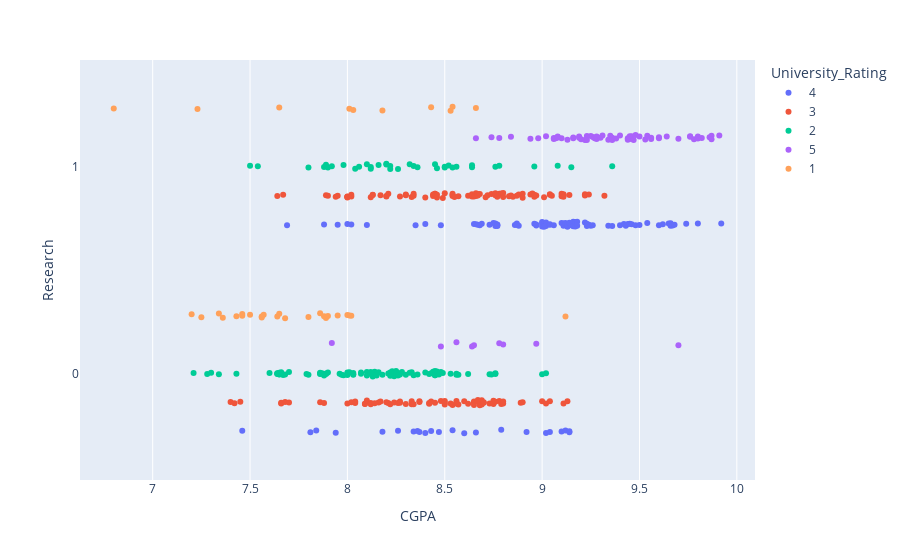

Notebook source saved alongside this figure:
### Code cell
px.strip(data, x="CGPA", y="Research", orientation="h", color="University_Rating")

### Figure 1 — Plotly figure (JSON) as saved in the notebook; plotly's stock layout.template omitted (floating-point values rounded to 4 significant figures; data arrays with more than 128 entries replaced by an {"elided": "..."} marker saying what was removed)
{"data": [{"alignmentgroup": "True", "boxpoints": "all", "fillcolor": "rgba(255,255,255,0)", "hoveron": "points", "hovertemplate": "University_Rating=4<br>CGPA=%{x}<br>Research=%{y}<extra></extra>", "legendgroup": "4", "line": {"color": "rgba(255,255,255,0)"}, "marker": {"color": "#636efa"}, "name": "4", "offsetgroup": "4", "orientation": "h", "pointpos": 0, "showlegend": true, "type": "box", "x": [9.65, 8.87, 9, 9.1, 8.4, 9.4, 9.1, 8.4, 8, 8.1, 8.92, 9.16, 9.04, 9.5, 8.66, 8.76, 7.84, 9.24, 9.18, 9.46, 8.68, 9.04, 7.46, 8.36, 8.47, 8.77, 9.92, 9.8, 9.43, 9.01, 9.13, 9.23, 8.97, 8.87, 9.16, 9.11, 9.06, 9.14, 9.66, 9.42, 9.26, 9.13, 8.97, 8.79, 9.01, 9.17, 9.02, 9.68, 9.12, 8.37, 8.76, 9.34, 9.14, 8.34, 9.66, 9.02, 9, 8.6, 9.18, 9, 8.69, 8.77, 8.65, 9.11, 8.67, 9.54, 9.17, 9.62, 9.15, 9.74, 9.12, 9.23, 9.45, 9.66, 9.23, 8.02, 7.88, 8.35, 8.75, 9.02, 9.22, 8.54, 9.44, 9.67, 8.86, 9.25, 9.6, 9.36, 8.66, 7.94, 8.26, 8.73, 8.88, 9.16, 9.48, 7.95, 8.18, 8.96, 8.48, 8.77, 9.14, 7.81, 7.69, 8.43, 9.04], "x0": " ", "xaxis": "x", "y": [1, 1, 1, 1, 0, 1, 0, 1, 1, 1, 0, 1, 1, 1, 0, 1, 0, 1, 1, 1, 1, 1, 0, 0, 0, 1, 1, 1, 1, 1, 1, 1, 1, 1, 1, 1, 1, 1, 1, 1, 1, 1, 1, 0, 1, 1, 1, 1, 0, 0, 1, 1, 0, 0, 1, 0, 1, 0, 1, 1, 1, 1, 1, 1, 1, 1, 1, 1, 1, 1, 1, 1, 1, 1, 1, 1, 1, 1, 1, 1, 1, 0, 1, 1, 1, 1, 1, 1, 1, 0, 0, 1, 1, 1, 1, 1, 0, 1, 1, 1, 0, 0, 1, 0, 0], "y0": " ", "yaxis": "y"}, {"alignmentgroup": "True", "boxpoints": "all", "fillcolor": "rgba(255,255,255,0)", "hoveron": "points", "hovertemplate": "University_Rating=3<br>CGPA=%{x}<br>Research=%{y}<extra></extra>", "legendgroup": "3", "line": {"color": "rgba(255,255,255,0)"}, "marker": {"color": "#EF553B"}, "name": "3", "offsetgroup": "3", "orientation": "h", "pointpos": 0, "showlegend": true, "type": "box", "x": {"elided": "162 float values"}, "x0": " ", "xaxis": "x", "y": {"elided": "162 int values"}, "y0": " ", "yaxis": "y"}, {"alignmentgroup": "True", "boxpoints": "all", "fillcolor": "rgba(255,255,255,0)", "hoveron": "points", "hovertemplate": "University_Rating=2<br>CGPA=%{x}<br>Research=%{y}<extra></extra>", "legendgroup": "2", "line": {"color": "rgba(255,255,255,0)"}, "marker": {"color": "#00cc96"}, "name": "2", "offsetgroup": "2", "orientation": "h", "pointpos": 0, "showlegend": true, "type": "box", "x": [8.21, 7.9, 7.5, 7.3, 8.1, 8.4, 7.7, 8.2, 8.5, 7.9, 7.6, 8.3, 8.1, 8.2, 8.5, 8.64, 8.56, 8.22, 7.54, 8.28, 7.92, 8.03, 7.88, 8, 8.12, 8.25, 8.47, 8.56, 7.28, 8.16, 9.08, 9.15, 9.36, 8.96, 8.64, 8.26, 8.26, 8.14, 7.8, 7.98, 8.04, 8.42, 7.88, 8.32, 8.52, 8.26, 8.33, 8.46, 7.65, 7.89, 8.16, 8.45, 8.23, 8.03, 8.45, 8.53, 8.27, 8.07, 8.15, 8.56, 8.48, 9, 8.54, 8.36, 8.76, 8.45, 8.22, 7.86, 8.62, 8.49, 8.73, 7.65, 7.87, 7.97, 8.32, 8.57, 8, 8.76, 8.45, 8.43, 8.13, 8.07, 7.86, 8.27, 8.18, 7.86, 7.89, 8.12, 8.13, 7.34, 7.64, 8.06, 7.67, 8.12, 7.89, 7.64, 8.44, 8.36, 8.24, 7.65, 7.66, 7.43, 7.96, 8.1, 7.8, 8.24, 8.76, 8.22, 8.34, 8.13, 8.03, 7.98, 8.74, 8.78, 7.68, 8.46, 7.79, 9.02, 8.01, 7.64, 7.88, 7.21, 8.15, 8.34, 8.12, 8.22], "x0": " ", "xaxis": "x", "y": [0, 0, 1, 0, 1, 0, 0, 1, 1, 1, 0, 0, 0, 1, 1, 1, 1, 0, 1, 0, 1, 0, 1, 0, 0, 0, 0, 0, 0, 1, 1, 1, 1, 1, 1, 1, 0, 0, 1, 0, 1, 0, 0, 0, 1, 0, 0, 1, 0, 0, 0, 0, 0, 0, 0, 0, 0, 0, 0, 0, 0, 0, 1, 1, 1, 0, 1, 0, 0, 0, 0, 0, 0, 0, 1, 0, 0, 0, 1, 0, 0, 0, 0, 0, 0, 0, 0, 1, 0, 0, 0, 1, 0, 0, 1, 0, 0, 0, 0, 0, 0, 0, 0, 0, 0, 0, 0, 0, 0, 0, 0, 1, 0, 1, 0, 0, 0, 0, 0, 0, 0, 0, 0, 1, 1, 1], "y0": " ", "yaxis": "y"}, {"alignmentgroup": "True", "boxpoints": "all", "fillcolor": "rgba(255,255,255,0)", "hoveron": "points", "hovertemplate": "University_Rating=5<br>CGPA=%{x}<br>Research=%{y}<extra></extra>", "legendgroup": "5", "line": {"color": "rgba(255,255,255,0)"}, "marker": {"color": "#ab63fa"}, "name": "5", "offsetgroup": "5", "orientation": "h", "pointpos": 0, "showlegend": true, "type": "box", "x": [9.34, 9.5, 9.7, 9.8, 9.6, 8.8, 9.6, 9.8, 9.2, 9.4, 9.1, 9.3, 9.7, 9.64, 9.76, 9.45, 9.22, 9.36, 9.45, 9.38, 8.64, 8.48, 8.84, 9.56, 9.48, 9.35, 9.76, 8.65, 8.56, 8.78, 9.28, 9.44, 9.28, 9.06, 8.97, 9.07, 9.44, 9.36, 9.08, 9.16, 8.98, 8.94, 9.53, 9.91, 9.87, 9.78, 9.36, 9.31, 9.23, 9.19, 9.13, 9.45, 9.26, 9.19, 9.08, 9.47, 8.74, 8.66, 9.23, 9.82, 9.54, 9.46, 9.86, 9.06, 9.16, 9.25, 9.08, 8.78, 9.27, 7.92, 9.02, 9.87, 9.56], "x0": " ", "xaxis": "x", "y": [1, 1, 1, 1, 1, 0, 1, 1, 1, 1, 1, 1, 0, 1, 1, 1, 1, 1, 1, 1, 0, 0, 1, 1, 1, 1, 1, 0, 0, 0, 1, 1, 1, 1, 0, 1, 1, 1, 1, 1, 1, 1, 1, 1, 1, 1, 1, 1, 1, 1, 1, 1, 1, 1, 1, 1, 1, 1, 1, 1, 1, 1, 1, 1, 1, 1, 1, 1, 1, 0, 1, 1, 1], "y0": " ", "yaxis": "y"}, {"alignmentgroup": "True", "boxpoints": "all", "fillcolor": "rgba(255,255,255,0)", "hoveron": "points", "hovertemplate": "University_Rating=1<br>CGPA=%{x}<br>Research=%{y}<extra></extra>", "legendgroup": "1", "line": {"color": "rgba(255,255,255,0)"}, "marker": {"color": "#FFA15A"}, "name": "1", "offsetgroup": "1", "orientation": "h", "pointpos": 0, "showlegend": true, "type": "box", "x": [8, 7.2, 7.8, 7.5, 6.8, 7.36, 9.12, 7.9, 7.86, 7.46, 7.89, 7.68, 7.64, 8.01, 7.95, 8.18, 8.01, 7.43, 7.34, 7.25, 7.46, 7.88, 8.03, 7.56, 7.65, 8.43, 8.02, 7.56, 7.23, 7.65, 8.54, 8.66, 7.57, 8.53], "x0": " ", "xaxis": "x", "y": [0, 0, 0, 0, 1, 0, 0, 0, 0, 0, 0, 0, 0, 1, 0, 1, 0, 0, 0, 0, 0, 0, 1, 0, 0, 1, 0, 0, 1, 1, 1, 1, 0, 1], "y0": " ", "yaxis": "y"}], "layout": {"boxmode": "group", "legend": {"title": {"text": "University_Rating"}, "tracegroupgap": 0}, "margin": {"t": 60}, "xaxis": {"anchor": "y", "domain": [0, 1], "title": {"text": "CGPA"}}, "yaxis": {"anchor": "x", "domain": [0, 1], "title": {"text": "Research"}}}}
